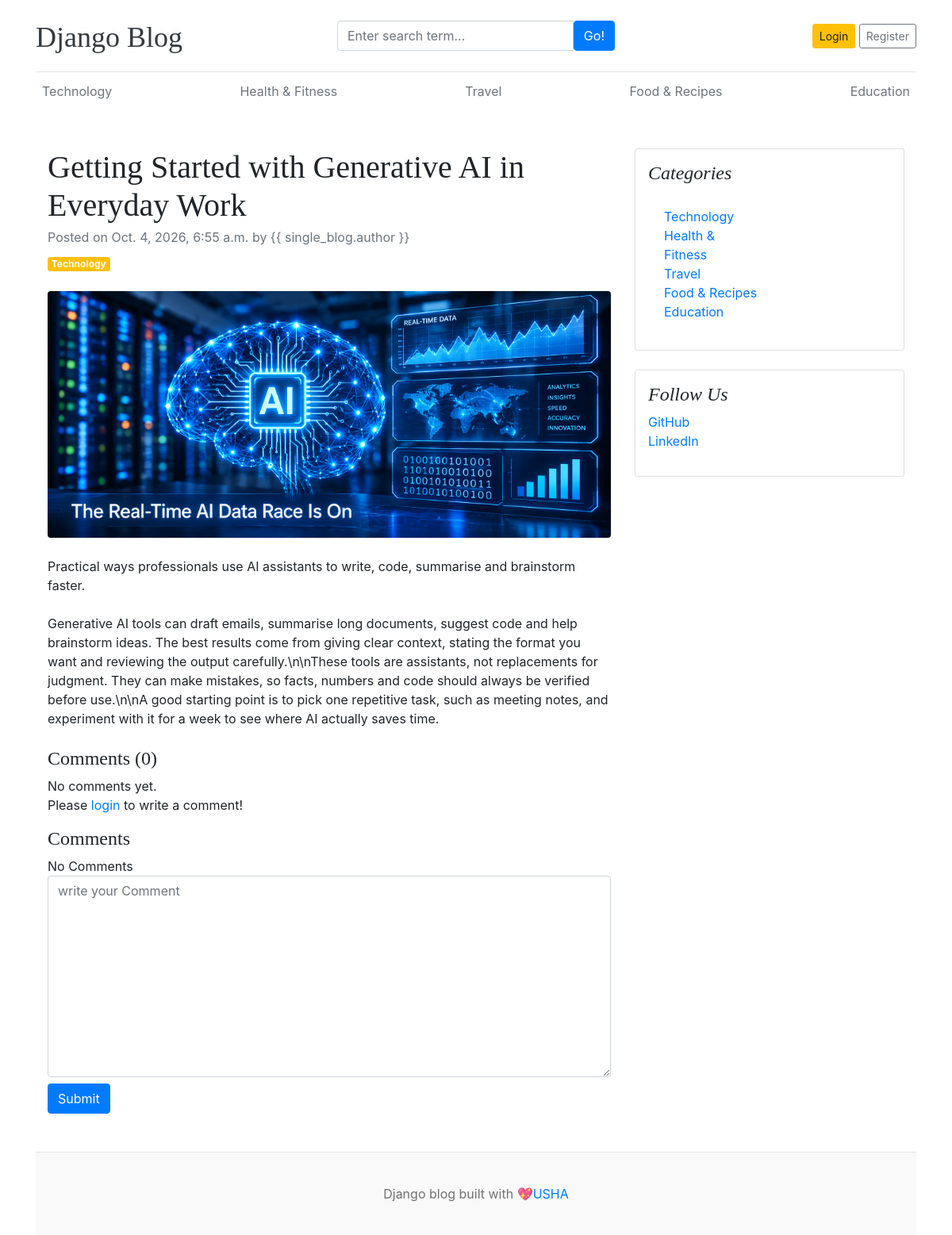
The page /blogs/getting-started-with-generative-ai-in-everyday-work on the database its author committed.
### blogs/models.py (models this page shows, shortened)
class Category (models.Model):
    category_name=models.CharField(max_length=50,unique=True)
    created_at=models.DateTimeField(auto_now_add=True)
    updated_at=models.DateTimeField(auto_now=True)
    class Meta:
        verbose_name_plural='categories'
    def __str__(self):
        return self.category_name

class Blog(models.Model):
     title = models.CharField(max_length=100)
     slug =models.SlugField(max_length=150,unique=True,blank=True)
     category = models.ForeignKey(Category,on_delete=models.CASCADE)
     author = models.ForeignKey(User,on_delete=models.CASCADE)
     featured_image = models.ImageField(upload_to='uploads/%Y/%m/%d')
     short_description = models.TextField(max_length=500)
     blog_body = models.TextField(max_length=2000)
     status = models.CharField(max_length=20,choices=STATUS_CHOICES,default="Draft")
     is_featured = models.BooleanField(default=False)
     created_at = models.DateTimeField(auto_now_add=True)
     updated_at = models.DateTimeField(auto_now=True)

class SocialLink(models.Model):
    platform = models.CharField(max_length=25)
    link = models.URLField(max_length=100)
    created_at=models.DateTimeField(auto_now_add=True)
    updated_at=models.DateTimeField(auto_now=True)

### blogs/views.py (the view, shortened to what this page needs)
# urls.py: path('blogs/<slug:blog_slug>',blogviews.blogs,name='blogs'),
def blogs(request,blog_slug):
    single_blog=get_object_or_404(Blog,slug=blog_slug,status='Published')
    comments = Comment.objects.filter(blog=single_blog)
    comment_count = comments.count()
    context = {
        'single_blog' : single_blog,
        'comments' :comments ,
        'comment_count' : comment_count ,
    }
    return render(request,'blogs.html',context)

### blogs/context_processors.py (called while the page is built)
def get_categories(request):
    categories = Category.objects.all()
    return dict(categories=categories)

def get_social_links(request):
    social_links = SocialLink.objects.all()
    return dict(social_links = social_links)

### templates/blogs.html (shortened to what this page needs)
{% extends 'base.html' %}
{% block content %}
<div class="container mt-5">
    <div class="row">
        <div class="col-lg-8">
            <article>
                <header class="mb-4">
                    <h1 class="fw-bolder mb-1">{{ single_blog.title }}</h1>
                    <div class="text-muted fst-italic mb-2">Posted on {{ single_blog.created_at }} by {{
                        single_blog.author }}</div>
                    <a class="badge bg-warning text-decoration-none text-light" href="#!">{{ single_blog.category }}</a>
                </header>
                <figure class="mb-4"><img class="img-fluid rounded" src="{{ single_blog.featured_image.url }}"
                        alt="..." /></figure>
                <section class="mb-5">
                    <p class="fs-5 mb-4">{{ single_blog.short_description }}</p>
                    <p class="fs-5 mb-4">{{ single_blog.blog_body }}</p>
                    <h4>Comments ({{ comment_count }})</h4>
                    {% if comments %}
                    {% for comment in comments %}
                    <div class="card mt-1">
                        <div class="card-body">
                            <p class="card-text mb-0">{{ comment }}</p>
                            <span>
                                <small>By {{ comment.user }}</small>
                                <small>| {{ comment.created_at | timesince }} ago</small>
                            </span>
                        </div>
                    </div>
                    {% endfor %}
                    {% else %}
                    No comments yet.
                    {% endif %}
                    <br>
                    <div class="form-group">
                        {% if user.is_authenticated %}
                        <form action="" method="POST">
                            {% csrf_token %}
                            <div class="form-group">
                                <textarea name="comment" class="form-control"
                                    placeholder="Write your comment"></textarea>
                                <input type="submit" value="Submit" class="btn btn-primary mt-2">
                            </div>
                        </form>
                        {% else %}
                        <p>Please <span><a href="{% url 'login' %}">login</a></span> to write a comment!</p>
                        {% endif %}
                    </div>
                    <h4> Comments {{comments_count}} </h4>
                    {% if comments %}
                    {% for comment in comments %}
                    <div class="card mt-1 ">
                        <div class="card-body">
                            <p class="card-text mb-0">{{ comment }}</p>
                            <span>
                                <small>By {{ comment.user }}</small>
                                <small> | {{ comment.created_at | timesince }} ago </small>
                            </span>
                        </div>
                    </div>
                    {% endfor %}
                    {% else %}
                    No Comments
                    {% endif %}
                    <br>
                    <div class="form-group">
                        <form action="" method='POST'>
                            <div class="form-group">
                                <textarea name="comment" cols="30" rows="10" placeholder="write your Comment" class="form-control"></textarea>
                                <input type="submit" value="Submit" class="btn btn-primary mt-2">
                            </div>
                        </form>
                    </div>
                </section>
            </article>
        </div>
        <div class="col-lg-4">
            <div class="card mb-4 p-3">
                <h4 class="font-italic">Categories</h4>
                <div class="card-body">
                    <div class="row">
                        <div class="col-sm-6">
                            <ul class="list-unstyled mb-0">
                                {% for cat in categories %}
                                <li><a href="{% url 'posts_by_category' cat.id %}">{{ cat.category_name }}</a></li>
                                {% endfor %}
                            </ul>
                        </div>
                    </div>
                </div>
            </div>
            {% if social_links %}
            <div class="card mb-4 p-3">
                <h4 class="font-italic">Follow Us</h4>
                <ol class="list-unstyled">
                    {% for i in social_links %}
                    <li><a href="{{ i.link }}" target="_blank">{{ i.platform }}</a></li>
                    {% endfor %}
                </ol>
            </div>
            {% endif %}
        </div>
    </div>
</div>
{% endblock %}

### templates/base.html (shortened to what this page needs)
{% load static %}
<!DOCTYPE html>
<html lang="en">
<head>
  <link href="https://stackpath.bootstrapcdn.com/bootstrap/4.5.2/css/bootstrap.min.css" rel="stylesheet">
  <link href="{% static 'css/blog.css' %}" rel="stylesheet">
  <link rel="stylesheet" href="https://cdnjs.cloudflare.com/ajax/libs/font-awesome/4.7.0/css/font-awesome.min.css">
</head>
<body>
  <div class="container">
    <header class="blog-header py-3">
      <div class="row flex-nowrap justify-content-between align-items-center">
        <div class="col-4 pt-1">
          <a class="blog-header-logo text-dark" href="/">Django Blog</a>
        </div>
        <div class="col-4">
          <form action="{% url 'search' %}" method="GET">
            <div class="input-group">
              <input class="form-control" type="text" name="keyword"value='{{ keyword }}' placeholder="Enter search term..."
                aria-label="Enter search">
                <button type="submit" class="btn btn-primary" id="button-search" type="button">Go!</button>
            </div>
          </form>
        </div>
        <div class="col-4 d-flex justify-content-end align-items-center">
          {% if not user.is_authenticated %}
          <a class="btn btn-sm btn-warning" href="{% url 'login' %}">Login</a>&nbsp;
          <a class="btn btn-sm btn-outline-secondary" href="{% url 'register' %}">Register</a>
          {% else %}
          <span><a href="{% url 'dashboard' %}">Dashboard</a></span>
          &emsp;
          <span><a href="{% url 'logout' %}">Logout</a> </span>
          {% endif %}
        </div>
      </div>
    </header>
    <div class="nav-scroller py-1 mb-2">
      <nav class="nav d-flex justify-content-between">
        {% for cat in categories %}
        <a class="p-2 text-muted" href="{% url 'posts_by_category' cat.id %}">{{ cat }}</a>
        {% endfor %}
      </nav>
    </div>
    {% block content %}
    {% endblock %}
    <footer class="blog-footer">
      <p>Django blog built with 💖<a href="#">USHA</a></p>
    </footer>
  </div>
</body>

### static/css/blog.css (style rules this page uses)
.blog-header { border-bottom: 1px solid #e5e5e5; }
.blog-header-logo { font-family: "Playfair Display", Georgia, "Times New Roman", serif; font-size: 2.25rem; }
h1, h2, h3, h4, h5, h6 { font-family: "Playfair Display", Georgia, "Times New Roman", serif; }
.blog-footer { padding: 2.5rem 0; color: #727272; text-align: center; background-color: #f9f9f9; border-top: .05rem solid #e5e5e5; }
.blog-footer p:last-child { margin-bottom: 0; }

### rows shown on the page
Category: category_name "Technology"
Category: category_name "Health & Fitness"
Category: category_name "Travel"
Category: category_name "Food & Recipes"
Category: category_name "Education"
Blog: title "Getting Started with Generative AI in Everyday Work", created_at "Oct. 4, 2026, 6:55 a.m.", category "Technology", featured_image (picture), short_description "Practical ways professionals use AI assistants to write, code, summarise and brainstorm faster.", blog_body "Generative AI tools can draft emails, summarise long documents, suggest code and help brainstorm ideas. The best results come from giving clear context, stating the format you want and reviewing the output carefully.\\n\\nThese tools are assistants, not replacements for judgment. They can make mistakes, so facts, numbers and code should always be verified before use.\\n\\nA good starting point is to pick one repetitive task, such as meeting notes, and experiment with it for a week to see where AI actually saves time."
SocialLink: platform "GitHub"
SocialLink: platform "LinkedIn"

### other values the page prints
{{ comment_count }} "0"
